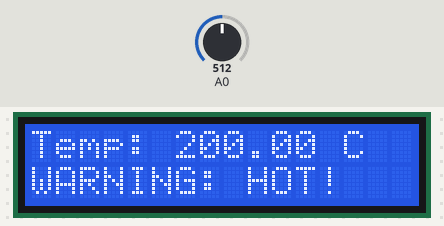
The sketch below on a simulated Arduino Uno, built with avr-gcc and run on an emulated ATmega328P. On the bench: 16×2 character LCD. Inputs (shaded band) come from the test bench; at power-on: A0 = 512.

Above: at 3.2 s.
3.3 s: A0 set to 323
At 5.2 s:
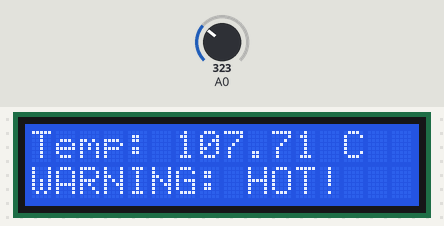
5.5 s: A0 set to 298
At 7.1 s:
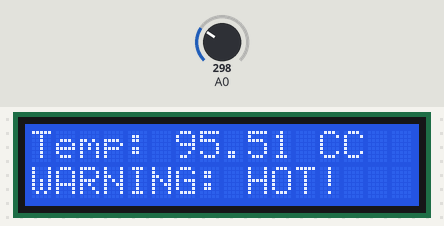
7.5 s: A0 set to 181
At 9.0 s:
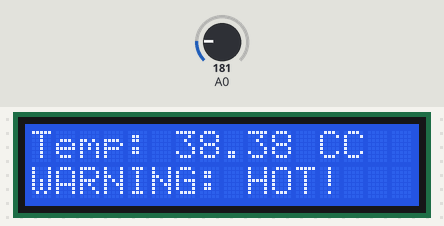
9.5 s: A0 set to 153
At 10.8 s:
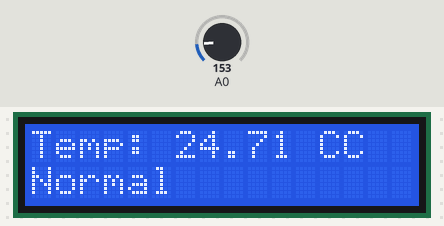
11.6 s: A0 set to 122
At 12.6 s:
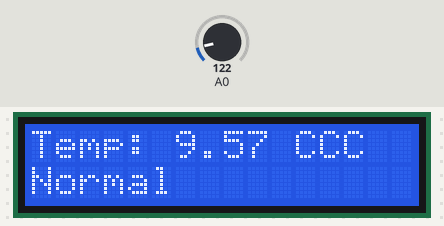
13.6 s: A0 set to 93
At 14.5 s:
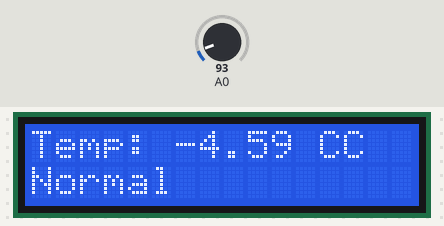
Timing chart, 0 to 16.6 s (numbered marks = the images above; inputs shaded):
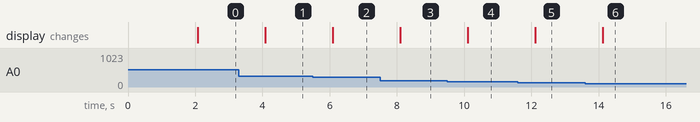

The sketch:

lcd_temp.ino
```cpp
#include <LiquidCrystal.h>

LiquidCrystal lcd(12, 11, 5, 4, 3, 2);

void setup() {
  lcd.begin(16, 2);
  lcd.print("Temp Monitor");
  delay(2000);
  lcd.clear();
}

void loop() {
  int reading = analogRead(A0);
  float voltage = reading * 5.0 / 1024.0;
  float temperature = (voltage - 0.5) * 100;

  lcd.setCursor(0, 0);
  lcd.print("Temp: ");
  lcd.print(temperature);
  lcd.print(" C");


lcd.setCursor(0, 1);
if (temperature > 30) {
  lcd.print("WARNING: HOT!  ");
} else {
  lcd.print("Normal         ");
}
  delay(1000);
}
```

Measured:
- the behaviour switches between 308 and 307 on A0 (found by bisection; images 1 and 2)
- the behaviour switches between 164 and 163 on A0 (found by bisection; images 3 and 4)
- the behaviour switches between 103 and 102 on A0 (found by bisection; images 5 and 6)
- after the input at 3.3 s, the display: changes after 0.78 s (image 1)
- after the input at 5.5 s, the display: changes after 0.59 s (image 2)
- after the input at 7.5 s, the display: changes after 0.60 s (image 3)
- after the input at 9.5 s, the display: changes after 0.61 s (image 4)
- after the input at 11.6 s, the display: changes after 0.52 s (image 5)
- after the input at 13.6 s, the display: changes after 0.52 s (image 6)
